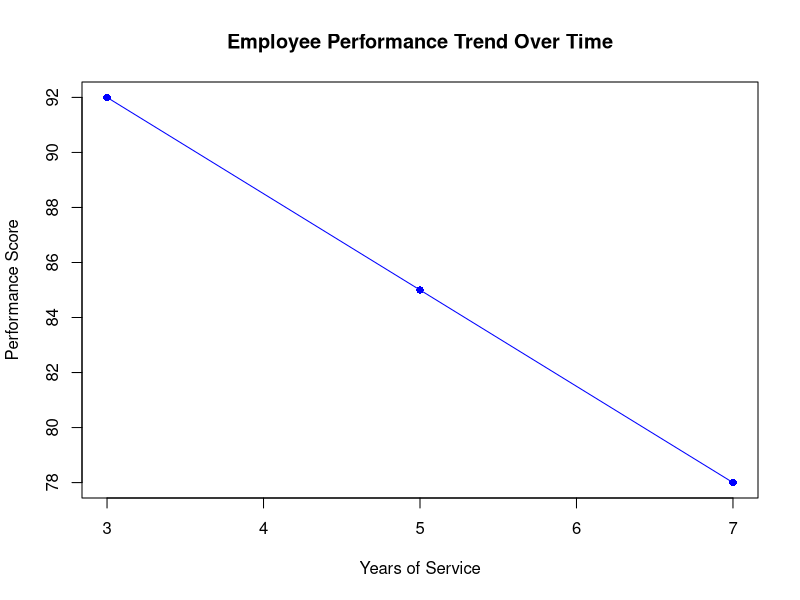

The R script that drew this image:
# Employee Performance Data
employee_performance <- data.frame(
  EmployeeID = c(1, 2, 3),
  Department = c("Sales", "HR", "Marketing"),
  YearsOfService = c(5, 3, 7),
  PerformanceScore = c(85, 92, 78)
)

# Creating a line chart
plot(
  employee_performance$YearsOfService,
  employee_performance$PerformanceScore,
  type = 'o',
  col = 'blue',
  pch = 16,
  xlab = 'Years of Service',
  ylab = 'Performance Score',
  main = 'Employee Performance Trend Over Time'
)